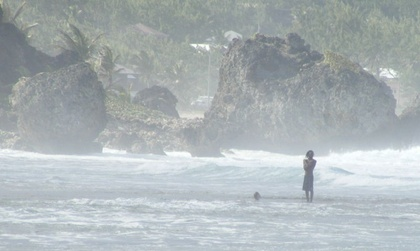
%> input picture 3236898173_71c252a92d_o.jpg, 420 x 251 px, shrunk from 800 x 478 before the run
$ octave main.m   (GNU Octave 9; MATLAB toolbox functions it lacks are replaced by stand-ins)
%> lines starting %> are read from the running program, lines starting %| are printed output that depends on the picture
### MATLAB Programs/VanHerkMin.m
function Y = VanHerkMin(X,N,Type)
% fast implementation of 1-D minimum filter using van Herk's algorithm
% X is the input array
% N is the frame length / 1-D patch size
% Type specifies do van Herk minimum filter in row of column dimension
% Y is the local minima for

% row or column type
if strcmp(Type,'column')
	X = X';
end

% correcting X size to a multiple of N by padding the array on the right side
fixsize = 0;    % indicator of correcting size
addel = 0;      % the number of copies of the last column of X when padding
if mod(size(X,2),N) ~= 0    % concerning the number of columns of X
    fixsize = 1;
    addel = N-mod(size(X,2),N);
    f = [X repmat(X(:,end),1,addel)];   % copy the last column of X for addel times in the dimension of rows
else
   f = X;
end
lf = size(f,2);
clear X

% recursive morphological filter in two directions
g = f;
h = g;

% Filling g & h initially according to the fixed patch size
% Figure 1 in that paper
ig = 1:N:size(f,2); % starting index of the forward recursive morphological filter
ih = ig + N - 1;    % ending index of the backward recursive morphological filter

g(:,ig) = f(:,ig);
h(:,ih) = f(:,ih);

% Recursive procedure
% Equation (4a) and (4b) in that paper
for i = 2 : N
    igold = ig;
    ihold = ih;

    % index correspond to those in Equation (4a) and (4b)
    ig = ig + 1;
    ih = ih - 1;

    g(:,ig) = min(f(:,ig),g(:,igold));
    h(:,ih) = min(f(:,ih),h(:,ihold));
end
clear f

% Comparing g & h
% Equation (4c) in that paper
if fixsize
    if addel > (N-1)/2
        % index correspond to those in Equation (4c)
		ig = [ N : 1 : lf - addel + floor((N-1)/2) ];
		ih = [ 1 : 1 : lf-N+1 - addel + floor((N-1)/2)];
		Y = [ g(:,1+ceil((N-1)/2):N-1)  min(g(:,ig), h(:,ih)) ];
    else
		ig = [ N : 1 : lf ];
		ih = [ 1 : 1 : lf-N+1 ];
		Y = [ g(:,1+ceil((N-1)/2):N-1)  min(g(:,ig), h(:,ih))  h(:,lf-N+2:lf-N+1+floor((N-1)/2)-addel) ];
    end
else % not fixsize (addel=0, lf=lf)
    ig = [ N : 1 : lf ];
    ih = [ 1 : 1 : lf-N+1 ];
    Y = [  g(:,N-ceil((N-1)/2):N-1) min( g(:,ig), h(:,ih) )  h(:,lf-N+2:lf-N+1+floor((N-1)/2)) ];
end

% row or column type
if strcmp(Type,'column')
	Y = Y';
end

end

### MATLAB Programs/DarkChannel.m
function [darkchannel] = DarkChannel(I,height,width,patch_size)
% calculate the dark channel of image I with size [height, width]
darkchannel = zeros(height,width);
%%%%%%%%%%%%%%%%%%%%%% verison 1 %%%%%%%%%%%%%%%%%%%%%%%%%%%%%%%
% [11 lines of commented-out code are left out]

%%%%%%%%%%%%%%%%%%%%%% verison 2 %%%%%%%%%%%%%%%%%%%%%%%%%%%%%%%
% local minima for each patch in RGB channel
darkchannel_r = MinFilt(I(:,:,1),[patch_size patch_size]);
darkchannel_g = MinFilt(I(:,:,2),[patch_size patch_size]);
darkchannel_b = MinFilt(I(:,:,3),[patch_size patch_size]);
darkchannel_r(height,width)=0;
darkchannel_g(height,width)=0;
darkchannel_b(height,width)=0;
for index1 = 1:height
    for index2 = 1:width
        darkchannel(index1,index2) = min([darkchannel_r(index1,index2) darkchannel_g(index1,index2) darkchannel_b(index1,index2)]);
    end
end

darkchannel = double(darkchannel);

end

### MATLAB Programs/AtmosphericLight.m
function [A] = AtmosphericLight(I,darkchannel,height,width)
% calculate the atmospheric light A of image I with size [height, width]

%%%%%%%%%%%%%%%%%%%%%% verison 1 (selection sort) %%%%%%%%%%%%%%%%%%%%%%%%%%%%%%%
% [6 lines of commented-out code are left out]
%%%%%%%%%%%%%%%%%%%%% verison 2 (quick sort) %%%%%%%%%%%%%%%%%%%%%%%%%%%%%%%;
% [7 lines of commented-out code are left out]
%%%%%%%%%%%%%%%%%%%%%% verison 3 (given sort function in MATLAB) p% %%%%%%%%%%%%%%%%%%%%%%%%%%%%%%%
% [9 lines of commented-out code are left out]
%%%%%%%%%%%%%%%%%%%%%% verison 4 (given sort function in MATLAB) max %%%%%%%%%%%%%%%%%%%%%%%%%%%%%%%
K = round(height*width*0.001);
X = darkchannel(:);
I_gray = rgb2gray(I); I_gray = I_gray(:);
[~,corrsepond_index] = sort(X,'descend');
corrsepond_index = corrsepond_index(1,:);
A = max(I_gray(corrsepond_index));
A = double(A);
%%%%%%%%%%%%%%%%%%%%%% verison 5 (given entropy function in MATLAB) %%%%%%%%%%%%%%%%%%%%%%%%%%%%%%%
% [8 lines of commented-out code are left out]
end

### MATLAB Programs/Transmission.m
function [transmission] = Transmission(omega,darkchannel,A)
% calculate the transmission t_tilde(x) of image I
% with given atmospheric light A and parameter omega

% the two min in equation (12) in the paper form the dark channel actually
% because the paper treats A as a fix value for the whole image, thus we can
% pull A out of the 2 min
transmission = 255 - omega.*darkchannel./A;
end

### MATLAB Programs/GuidedFilter.m
function [q] = GuidedFilter(p,I,r,epsilon)
% implementation of guided filter in 2D
% time complexity: O()
% p: filtering input image, for dehazing application, p should be gray
% scale image
% I: guidance image, for dehazing application, I should be RGB image
% r: radius of local window
% epsilon: regularization parameter
% q: filtering output

[height,width] = size(p);
q = zeros(height,width);

mean_I_R = imboxfilt(I(:, :, 1), r);
mean_I_G = imboxfilt(I(:, :, 2), r);
mean_I_B = imboxfilt(I(:, :, 3), r);

mean_p = imboxfilt(p(:, :), r);

corr_I_R = imboxfilt(I(:, :, 1).*I(:, :, 1), r);
corr_I_G = imboxfilt(I(:, :, 2).*I(:, :, 2), r);
corr_I_B = imboxfilt(I(:, :, 3).*I(:, :, 3), r);

corr_Ip_R = imboxfilt(I(:, :, 1).*p(:, :), r);
corr_Ip_G = imboxfilt(I(:, :, 2).*p(:, :), r);
corr_Ip_B = imboxfilt(I(:, :, 3).*p(:, :), r);

var_I_R = corr_I_R - mean_I_R.* mean_I_R;
var_I_G = corr_I_G - mean_I_G.* mean_I_G;
var_I_B = corr_I_B - mean_I_B.* mean_I_B;

cov_Ip_R = corr_Ip_R - mean_I_R.*mean_p;
cov_Ip_G = corr_Ip_G - mean_I_G.*mean_p;
cov_Ip_B = corr_Ip_B - mean_I_B.*mean_p;

a_R = cov_Ip_R./(var_I_R + epsilon);
a_G = cov_Ip_G./(var_I_G + epsilon);
a_B = cov_Ip_B./(var_I_B + epsilon);

b_R = mean_p - a_R.*mean_I_R;
b_G = mean_p - a_G.*mean_I_G;
b_B = mean_p - a_B.*mean_I_B;

mean_a_R = imboxfilt(a_R, r);
mean_a_G = imboxfilt(a_G, r);
mean_a_B = imboxfilt(a_B, r);

mean_b_R = imboxfilt(b_R, r);
mean_b_G = imboxfilt(b_G, r);
mean_b_B = imboxfilt(b_B, r);

q(:, :, 1) = mean_a_R.*I(:, :, 1) + mean_b_R;
q(:, :, 2) = mean_a_G.*I(:, :, 2) + mean_b_G;
q(:, :, 3) = mean_a_B.*I(:, :, 3) + mean_b_B;

q = rgb2gray(q);

end

### MATLAB Programs/MinFilt.m
function Y = MinFilt(X,N)
% 2-D minimum filter using van-Herk algorithm
% X is the input 2-D array
% N is the 2-D patch size
% Y is the minimum
Y = VanHerkMin(X,N(1),'row');
Y = VanHerkMin(Y,N(2),'column');

end

### MATLAB Programs/main.m
% main function of this project
clear; clc;
imagename = '3236898173_71c252a92d_o.jpg';
I = imread(imagename);
%> I is the input picture: size 251x420x3 uint8; mean R, G, B 172.4, 180.5, 182.9
[height,width,~] = size(I);
%> height = 251; width = 420
figure;
imshow(uint8(I)); title('original image');

% patch size initialization
patch_size = 10;

% dark channel
tic;
[darkchannel] = DarkChannel(I,height,width,patch_size);
%> after the loop in VanHerkMin, `for i = 2 : N`:
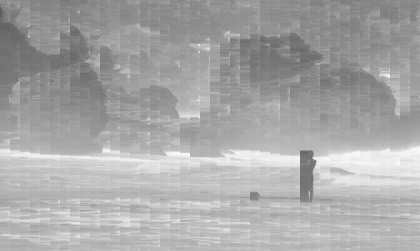
%> h: size 251x420 uint8; min 94, max 252, mean 167.7
%> after the loop in VanHerkMin, `for i = 2 : N`: ig = 42 values from 10 to 420; ih = 42 values from 1 to 411
%> call 2 of VanHerkMin, with N = 10, Type = 'column'
%> after the loop in VanHerkMin (call 2), `for i = 2 : N`:
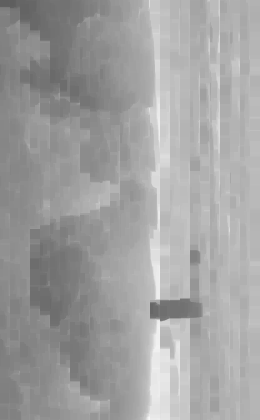
%> h: size 420x260 uint8; min 94, max 248, mean 160.8
%> after the loop in VanHerkMin (call 2), `for i = 2 : N`: ig = 26 values from 10 to 260; ih = 26 values from 1 to 251
%> in DarkChannel, `darkchannel_b(height,width)=0;`:
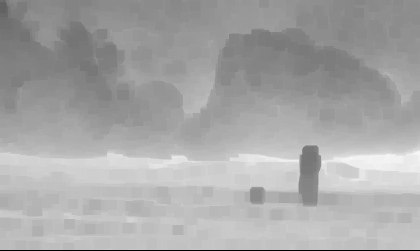
%> darkchannel_b: size 251x420 uint8; min 0, max 248, mean 167.1
toc;
figure;
imshow(uint8(darkchannel)); title('dark channel');

% atmospheric light A
tic;
[A] = AtmosphericLight(I,darkchannel,height,width);
%> in AtmosphericLight, `corrsepond_index = corrsepond_index(1,:);`: corrsepond_index = 87758
%> in AtmosphericLight, `A = max(I_gray(corrsepond_index));`: A = 246
%> A = 246
toc;

% transmission t_tilde(x)
tic;
omega = 0.95*255;
[transmission] = Transmission(omega,darkchannel,A);
%> in Transmission, `transmission = 255 - omega.*darkchannel./A;`:
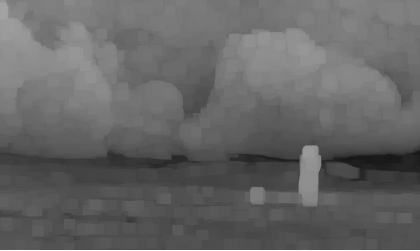
%> transmission: size 251x420 double; min 20.63, max 255, mean 101.7
toc;
figure;
imshow(uint8(transmission)); title('transmission before soft matting');

% show the haze free image before soft matting
transmission_normalized = transmission/255;
result1 = zeros(height,width,3);
I1 = double(I);
result1(:,:,1) = (I1(:,:,1) - (1-transmission_normalized)*A)./transmission_normalized;
result1(:,:,2) = (I1(:,:,2) - (1-transmission_normalized)*A)./transmission_normalized;
result1(:,:,3) = (I1(:,:,3) - (1-transmission_normalized)*A)./transmission_normalized;
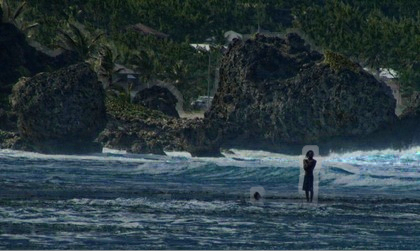
%> result1: size 251x420x3 double; mean R, G, B 66.5, 88.5, 96.6; drawn with min black and max white
figure;
imshow(uint8(result1)); title('haze free image without soft matting');
%> after `imshow(uint8(result1))`:
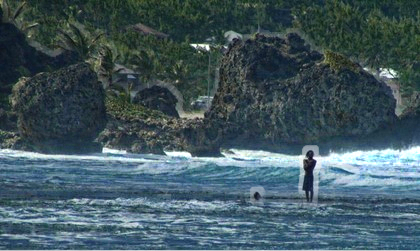
%> displayed picture: size 251x420x3, on the screen's scale of 0 to 255; mean R, G, B 66.5, 88.4, 96.3

% soft matting(very slow when dealing with large image)
% [ filtered_transmission ] = matting( I1, transmission );

% guided filter transmission refinement
tic;
epsilon = 10^-6;
r = 81; % radius of local window, determined interactively
[filtered_transmission] = GuidedFilter(transmission_normalized,double(I)/255,r,epsilon);
%> in GuidedFilter, `mean_I_R = imboxfilt(I(:, :, 1), r);`:
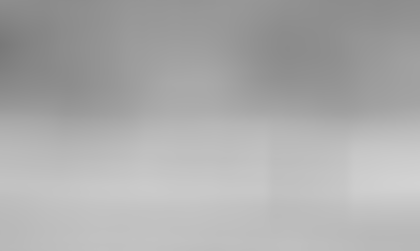
%> mean_I_R: size 251x420 double; min 0.476, max 0.825, mean 0.675
figure;
imshow(filtered_transmission,[]); title('guided filtered transmission');
toc;

% show the haze free image after guided filtering
result2 = zeros(height,width,3);
result2(:,:,1) = (I1(:,:,1) - (1-filtered_transmission)*A)./filtered_transmission;
result2(:,:,2) = (I1(:,:,2) - (1-filtered_transmission)*A)./filtered_transmission;
result2(:,:,3) = (I1(:,:,3) - (1-filtered_transmission)*A)./filtered_transmission;
figure;
imshow(uint8(result2)); title('haze free image after guided filtering');
figure;
subplot(2,1,1); imshow(uint8(I)); title('hazy image');
subplot(2,1,2); imshow(uint8(result2)); title('haze free image');

$ run again, with 1437406655_9548bac8b6_z.jpg copied over 3236898173_71c252a92d_o.jpg
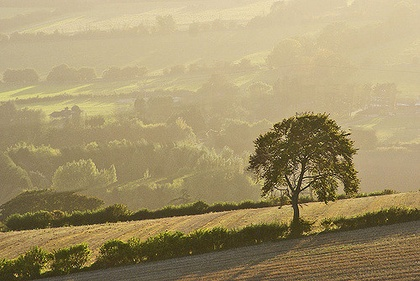
%> input picture 1437406655_9548bac8b6_z.jpg, 420 x 281 px, shrunk from 500 x 335 before the run
%> I is the input picture: size 281x420x3 uint8; mean R, G, B 163.8, 147.7, 107.1
%> after the loop in VanHerkMin, `for i = 2 : N`: ig = 42 values from 10 to 420; ih = 42 values from 1 to 411
%> after the loop in VanHerkMin (call 6), `for i = 2 : N`:
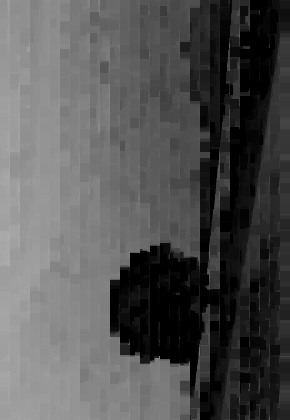
%> h: size 420x290 uint8; min 0, max 172, mean 83.3
%> after the loop in VanHerkMin (call 6), `for i = 2 : N`: ig = 29 values from 10 to 290; ih = 29 values from 1 to 281
%> corrsepond_index = 62945
%> in AtmosphericLight, `A = max(I_gray(corrsepond_index));`: A = 209
%> in GuidedFilter, `mean_p = imboxfilt(p(:, :), r);`:
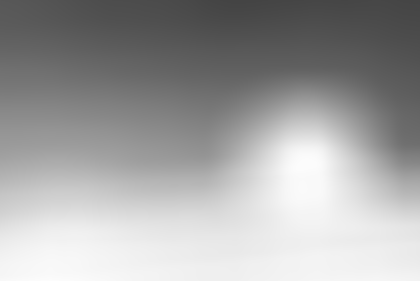
%> mean_p: size 281x420 double; min 0.268, max 0.992, mean 0.634

$ run again, with 2573408711_8f96535bf4_z.jpg copied over 3236898173_71c252a92d_o.jpg
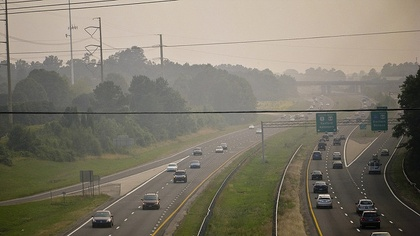
%> input picture 2573408711_8f96535bf4_z.jpg, 420 x 236 px, shrunk from 640 x 360 before the run
%> I is the input picture: size 236x420x3 uint8; mean R, G, B 127.2, 121.4, 107.5
%> after the loop in VanHerkMin, `for i = 2 : N`: ig = 42 values from 10 to 420; ih = 42 values from 1 to 411
%> after the loop in VanHerkMin (call 6), `for i = 2 : N`:
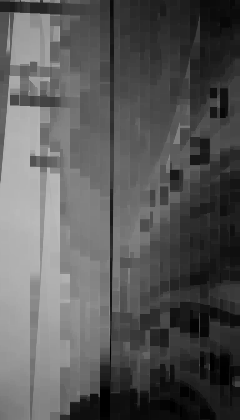
%> h: size 420x240 uint8; min 0, max 189, mean 88.4
%> after the loop in VanHerkMin (call 6), `for i = 2 : N`: ig = 24 values from 10 to 240; ih = 24 values from 1 to 231
%> corrsepond_index = 51036
%> in AtmosphericLight, `A = max(I_gray(corrsepond_index));`: A = 205
%> in GuidedFilter, `mean_I_B = imboxfilt(I(:, :, 3), r);`:
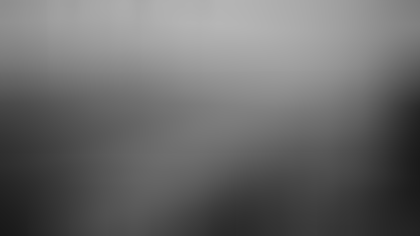
%> mean_I_B: size 236x420 double; min 0.097, max 0.715, mean 0.419
